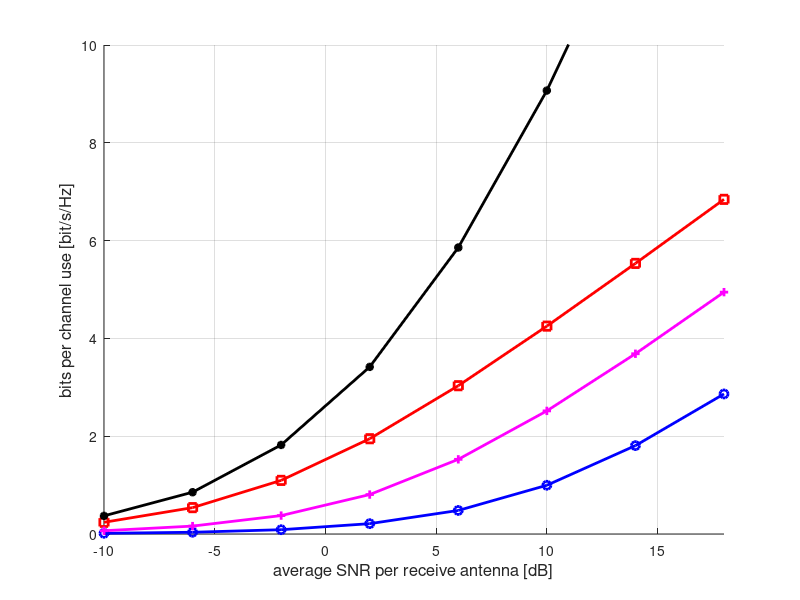

This chart was generated by the following MATLAB code: (Note: this script raises an error after producing the figure.)
function [] = HW6_Q2_3()


    %par.runId = 0; % simulation ID (used to reproduce results)
    %par.MR = 1; % receive antennas 
    %par.MT = 1; % transmit antennas (set not larger than MR!) 
    %par.mod = 'QPSK'; % modulation type: 'BPSK','QPSK','16QAM','64QAM'
    %par.SNRdB_list = -10:4:20; % list of SNR [dB] values to be simulated
    %par.trials = 200; % number of channel realizations
    %par.integral = 200; % number of Monte-Carlo integration samples
    %par.simName = [ 'P3CAP_' num2str(par.MR) 'x' num2str(par.MT) '_' par.mod ]; % simulation name (used for saving results)
    %cap_sim_fixthis(par);

    %par.MR = 4; % receive antennas 
    %par.MT = 1; % transmit antennas (set not larger than MR!) 
    %par.simName = [ 'P3CAP_' num2str(par.MR) 'x' num2str(par.MT) '_' par.mod ]; % simulation name (used for saving results)
    %cap_sim_fixthis(par);

    %par.MR = 1; % receive antennas 
    %par.MT = 4; % transmit antennas (set not larger than MR!) 
    %par.simName = [ 'P3CAP_' num2str(par.MR) 'x' num2str(par.MT) '_' par.mod ]; % simulation name (used for saving results)
    %cap_sim_fixthis(par);

    %par.MR = 4; % receive antennas 
    %par.MT = 4; % transmit antennas (set not larger than MR!) 
    %par.simName = [ 'P3CAP_' num2str(par.MR) 'x' num2str(par.MT) '_' par.mod ]; % simulation name (used for saving results)
    %cap_sim_fixthis(par);



    figure()
    hold on;

   load('P3CAP_1x1_QPSK_0.mat')
   plot(par.SNRdB_list,res.CG_epsout,'bo-','LineWidth',2)
   load('P3CAP_4x1_QPSK_0.mat')
   plot(par.SNRdB_list,res.CG_epsout,'rs-','LineWidth',2)
   load('P3CAP_1x4_QPSK_0.mat')
   plot(par.SNRdB_list,res.CG_epsout,'m+-','LineWidth',2)
   load('P3CAP_4x4_QPSK_0.mat')
   plot(par.SNRdB_list,res.CG_epsout,'k*-','LineWidth',2)
 grid on
 xlabel('average SNR per receive antenna [dB]','FontSize',12)
 ylabel('bits per channel use [bit/s/Hz]','FontSize',12)
 axis([min(par.SNRdB_list) max(par.SNRdB_list) 0 10])
 legend('1x1','4x1','1x4','4x4',2)
 title('eps-outage Capacity')
 set(gca,'FontSize',13)
 hold off;
 print('-depsc','HW6_Q2_31.eps')
 close all

%     par.runId = 0; % simulation ID (used to reproduce results)
%     par.MR = 4; % receive antennas 
%     par.MT = 4; % transmit antennas (set not larger than MR!) 
%     par.mod = 'BPSK'; % modulation type: 'BPSK','QPSK','16QAM','64QAM'
%     par.SNRdB_list = -10:4:20; % list of SNR [dB] values to be simulated
%     par.trials = 100; % number of channel realizations
%     par.integral = 30; % number of Monte-Carlo integration samples
%     par.simName = [ 'P33CAP_' num2str(par.MR) 'x' num2str(par.MT) '_' par.mod ]; % simulation name (used for saving results)
%     cap_sim_fixthis(par);
% 
%     par.mod = 'QPSK'; % modulation type: 'BPSK','QPSK','16QAM','64QAM'
%     par.simName = [ 'P33CAP_' num2str(par.MR) 'x' num2str(par.MT) '_' par.mod ]; % simulation name (used for saving results)
%     cap_sim_fixthis(par);
%     par.mod = '16QAM'; % modulation type: 'BPSK','QPSK','16QAM','64QAM'
%     par.simName = [ 'P33CAP_' num2str(par.MR) 'x' num2str(par.MT) '_' par.mod ]; % simulation name (used for saving results)
%     %cap_sim_fixthis(par);

    figure()
    hold on;
    load('P33CAP_4x4_BPSK_0.mat')
    plot(par.SNRdB_list,res.CG_epsout,'k*-','LineWidth',2)
    plot(par.SNRdB_list,res.CD_epsout,'bo-','LineWidth',2)
    load('P33CAP_4x4_QPSK_0.mat')
    plot(par.SNRdB_list,res.CD_epsout,'rs-','LineWidth',2)
    load('P33CAP_4x4_16QAM_0.mat')
    plot(par.SNRdB_list,res.CD_epsout,'m+-','LineWidth',2)
  grid on
  xlabel('average SNR per receive antenna [dB]','FontSize',12)
  ylabel('bits per channel use [bit/s/Hz]','FontSize',12)
  axis([min(par.SNRdB_list) max(par.SNRdB_list) 0 20])
  legend('Capacity','BPSK-MAR','QPSK-MAR','16QAM-MAR',2)
  title('epsilon-outage:4x4 Maximum Achievable Rates')
  set(gca,'FontSize',13)
  hold off;
 print('-depsc','HW6_Q2_32.eps')
